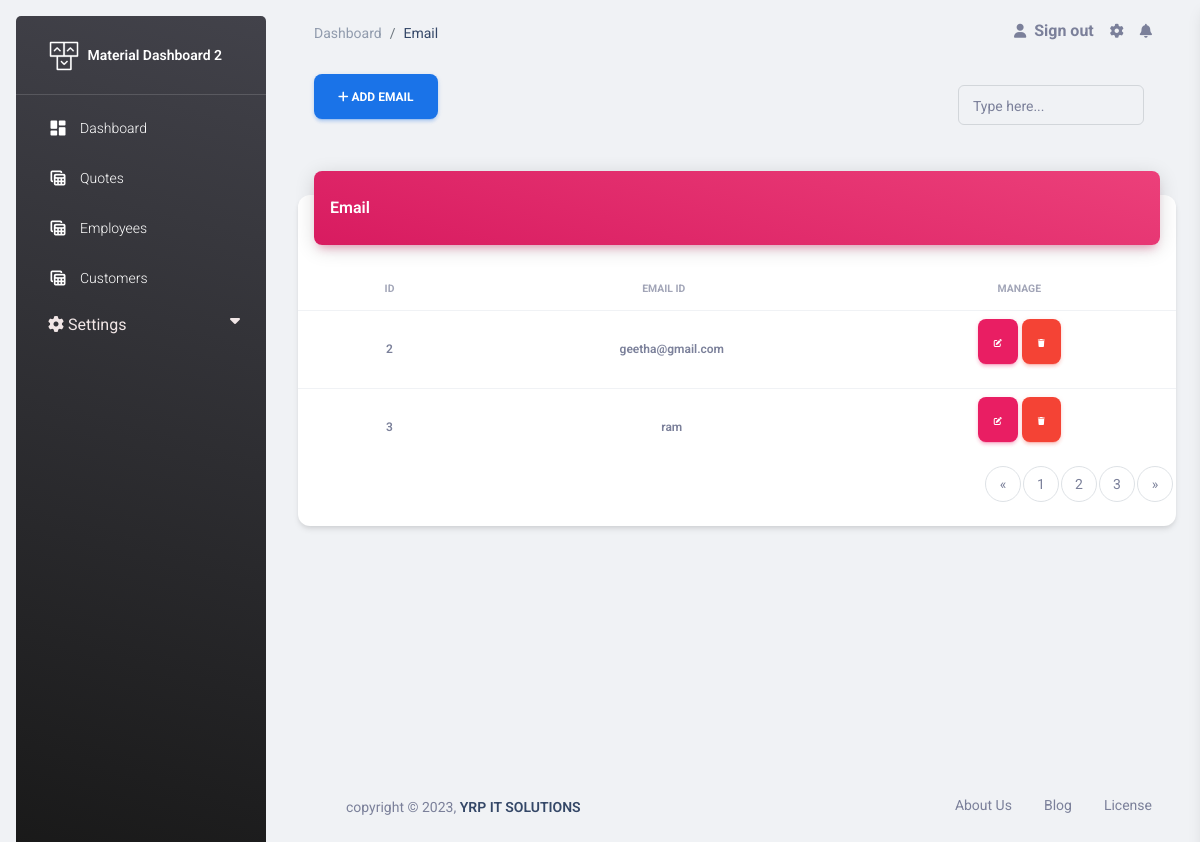
The page /pages/TableSettings.php on the database its author committed.
### tables this page shows
CREATE TABLE `email` (
  `id` int(11) NOT NULL,
  `email_method` varchar(50) NOT NULL,
  `system_email` varchar(50) NOT NULL,
  `smtp_host` varchar(50) NOT NULL,
  `smpt_user` varchar(50) NOT NULL,
  `password` varchar(50) NOT NULL,
  `smtp_port` varchar(50) NOT NULL,
  `smtp_secure` varchar(50) NOT NULL
);

### pages/TableSettings.php (the view, shortened to what this page needs)
<?php
include "connection.php";
?>
<!DOCTYPE html>
<html lang="en">
<head>
    <link rel="stylesheet" href="https://cdnjs.cloudflare.com/ajax/libs/font-awesome/6.4.0/css/all.min.css"
 />
    <link href="../assets/css/nucleo-icons.css" rel="stylesheet" />
    <link href="../assets/css/nucleo-svg.css" rel="stylesheet" />
    <link id="pagestyle" href="../assets/css/material-dashboard.css?v=3.0.0" rel="stylesheet" />
    <link rel="stylesheet" href="./css/TableSettings.css">
     <link rel="stylesheet" href="./css/sidebar.css">
</head>
<body class="g-sidenav-show  bg-gray-200">
    <aside
        class="sidenav navbar navbar-vertical navbar-expand-xs border-0 border-radius-xl my-3 fixed-start ms-3   bg-gradient-dark"
        id="sidenav-main">
        <div class="sidenav-header">
            <a class="navbar-brand m-0" href=" https://demos.creative-tim.com/material-dashboard/pages/dashboard "
                target="_blank">
                <img src="../assets/img/logo-ct.png" class="navbar-brand-img h-100" alt="main_logo">
                <span class="ms-1 font-weight-bold text-white">Material Dashboard 2</span>
            </a>
        </div>
        <hr class="horizontal light mt-0 mb-2">
        <div class="collapse navbar-collapse  w-auto  max-height-vh-100" id="sidenav-collapse-main">
            <ul class="navbar-nav">
                <li class="nav-item">
                    <a class="nav-link text-white " href="../pages/dashboard.php">
                        <div class="text-white text-center me-2 d-flex align-items-center justify-content-center">
                            <i class="material-icons opacity-10">dashboard</i>
                        </div>
                        <span class="nav-link-text ms-1">Dashboard</span>
                    </a>
                </li>
                <li class="nav-item">
                    <a class="nav-link text-white" href="../pages/tables.php">
                        <div class="text-white text-center me-2 d-flex align-items-center justify-content-center">
                            <i class="material-icons opacity-10">table_view</i>
                        </div>
                        <span class="nav-link-text ms-1">Quotes</span>
                    </a>
                </li>
                <li class="nav-item">
                    <a class="nav-link text-white" href="../pages/employees.php">
                      <div class="text-white text-center me-2 d-flex align-items-center justify-content-center">
                        <i class="material-icons opacity-10">table_view</i>
                      </div>
                      <span class="nav-link-text ms-1">Employees</span>
                    </a>
                  </li>
                <li class="nav-item">
                    <a class="nav-link text-white" href="../pages/customers.php">
                        <div class="text-white text-center me-2 d-flex align-items-center justify-content-center">
                            <i class="material-icons opacity-10">table_view</i>
                        </div>
                        <span class="nav-link-text ms-1">Customers</span>
                    </a>
                </li>
                <link rel="stylesheet" href="./css/sidebar.css">
                <div class="droupdown">
                  <div class="sidenav text-white">
                    <button class="dropdown-btn">
                      <i class="fa-solid fa-gear"></i>
                      Settings
                      <i class="fa fa-caret-down"></i>
                    </button>
                  </div>
                </div>
            </ul>
        </div>
    </aside>
    <main class="main-content position-relative max-height-vh-100 h-100 border-radius-lg ">
        <nav class="navbar navbar-main navbar-expand-lg px-0 mx-4 shadow-none border-radius-xl" id="navbarBlur" navbar-scroll="true">
            <div class="container-fluid py-1 px-3">
              <nav aria-label="breadcrumb">
                <ol class="breadcrumb bg-transparent mb-0 pb-0 pt-1 px-0 me-sm-6 me-5">
                  <li class="breadcrumb-item text-sm"><a class="opacity-5 text-dark" href="dashboard.php">Dashboard</a></li>
                  <li class="breadcrumb-item text-sm text-dark " aria-current="page">Email</li>
                </ol>
              </nav>
                <ul class="navbar-nav  justify-content-end">
                  <li class="nav-item d-flex align-items-center">
                    <a href="javascript:;" class="nav-link text-body font-weight-bold px-0">
                      <i class="fa fa-user me-sm-1" aria-hidden="true"></i>
                      </a><a href="../pages/login.html" class="sign-in"> &nbsp;<span class="d-sm-inline d-none">Sign out</span></a>
                  </li>
                  <li class="nav-item px-3 d-flex align-items-center">
                    <a href="javascript:;" class="nav-link text-body p-0">
                      <i class="fa fa-cog fixed-plugin-button-nav cursor-pointer" aria-hidden="true"></i>
                    </a>
                  </li>
                  <li class="nav-item dropdown pe-2 d-flex align-items-center">
                    <a href="javascript:;" class="nav-link text-body p-0" id="dropdownMenuButton" data-bs-toggle="dropdown" aria-expanded="false">
                      <i class="fa fa-bell cursor-pointer" aria-hidden="true"></i>
                    </a>
                  </li>
                </ul>
              </div>
          </nav>
        <nav class="navbar navbar-main navbar-expand-lg px-0 mx-4 shadow-none border-radius-xl" id="navbarBlur" navbar-scroll="true">
          <div class="container-fluid btnimp py-1 px-3 ">
            <a class="hrefence" href="settingsEmail.php">
              <button type="button" class="btn btn-info btn-w btn-add">
              <i class="fa-solid fa-plus icn" style="color: white;">
              </i> <span class="text"> Add Email</span></button></a>
              <div class="ms-md-auto pe-md-3 d-flex align-items-center search_bar">
                <div class="collapse navbar-collapse mt-sm-0 mt-2 me-md-0 me-sm-4" id="navbar">
                      <div class="input-group input-group-outline">
                        <label class="form-label">Type here...</label>
                        <input type="text" class="form-control" onfocus="focused(this)" onfocusout="defocused(this)">
                      </div>
                    </div>
                  </div>
          </div>
        </nav>
        <div class="container-fluid py-4">
            <div class="row">
              <div class="col-12">
                <div class="card my-4">
                  <div class="card-header p-0 position-relative mt-n4 mx-3 z-index-2">
                    <div class="bg-gradient-primary shadow-primary border-radius-lg pt-4 pb-3">
                      <h6 class="text-white text-capitalize ps-3">Email</h6>
                    </div>
                  </div>
                  <div class="card-body px-0 pb-2">
                    <div class="table-responsive p-0">
                      <table class="table align-items-center mb-0">
                        <thead>
                          <tr>
                            <th class=" text-center text-uppercase text-secondary text-xxs font-weight-bolder opacity-7">ID
                            </th>
                            <th class="text-center text-uppercase text-secondary text-xxs font-weight-bolder opacity-7 ps-2">
                              Email Id</th>
                            <th class="text-center text-uppercase text-secondary text-xxs font-weight-bolder opacity-7">
                               MANAGE</th>
                          </tr>
                        </thead>
                        <tbody>
                         <?php
                         $sql = "SELECT * FROM `email`";
                         $result = mysqli_query($con,$sql);
                         if($result){
                           while($row = mysqli_fetch_assoc($result)){
                            $id = $row['id'];
                            $smpt_user = $row['smpt_user'];
                            echo '<tr class="table-hover">
                            <td class="align-middle text-center text-sm">
                              <p class="text-xs font-weight-bold mb-0">'.$id.'</p>
                            </td>
                            <td class="align-middle text-center text-sm">
                              <p class="text-xs font-weight-bold mb-0">'. $smpt_user.'</p>
                            </td>
                            <td  class="align-middle text-center">
                              <div class="btn-holder">
                                <a class="reficon" href="../pages/settingsEmailEdit.php?editid='.$id.'"><button type="button" class="btn btn-primary btn-sm btn-m2"><i class="fa-solid fa-pen-to-square"></i></button></a>
                                <a href="deleteemail.php?deleteid='.$id.'"><button type="button" class="btn btn-danger btn-sm btn-m2"><i class="fa-solid fa-trash"></i></button></a>
                              </div>
                            </td>
                          </tr>';
                           }
                         }
                         ?>
                        </tbody>
                      </table>
                      <nav aria-label="Page navigation example">
                        <ul class="pagination justify-content-end">
                          <li class="page-item">
                            <a class="page-link" href="#" aria-label="Previous">
                              <span aria-hidden="true">«</span>
                            </a>
                          </li>
                          <li class="page-item"><a class="page-link" href="#">1</a></li>
                          <li class="page-item"><a class="page-link" href="#">2</a></li>
                          <li class="page-item"><a class="page-link" href="#">3</a></li>
                          <li class="page-item">
                            <a class="page-link" href="#" aria-label="Next">
                              <span aria-hidden="true">»</span>
                            </a>
                          </li>
                        </ul>
                      </nav>
                    </div>
                  </div>
                </div>
              </div>
            </div>
            <footer class="footer py-4  ">
              <div class="container-fluid">
                <div class="row align-items-center justify-content-lg-between">
                  <div class="col-lg-6 mb-lg-0 mb-4">
                   <div class="container copy-right-container">
                    <div class="copyright text-center text-sm text-muted text-lg-start">
                      copyright ©
                      ,
                      <a href="https://yrpitsolutions.com/" class="font-weight-bold  texthovercolor" target="_blank">YRP IT SOLUTIONS</a>
                    </div>
                   </div>
                  </div>
                  <div class="col-lg-6">
                    <ul class="nav nav-footer justify-content-center justify-content-lg-end">
                      <li class="nav-item">
                        <a href="#" class="nav-link text-muted" target="_blank">About
                          Us</a>
                      </li>
                      <li class="nav-item">
                        <a href="#" class="nav-link text-muted" target="_blank">Blog</a>
                      </li>
                      <li class="nav-item">
                        <a href="#" class="nav-link pe-0 text-muted" target="_blank">License</a>
                      </li>
                    </ul>
                  </div>
                </div>
              </div>
            </footer>
          </div>
    </main>
</body>
</html>

### pages/css/TableSettings.css (style rules this page uses)
footer { margin-top: 220px; }

### pages/css/sidebar.css (style rules this page uses)
.droupdown .sidenav a, .dropdown-btn { padding: 6px 8px 6px 16px; text-decoration: none; color: #f1e6e6; display: block; border: none; background: none; width: 100%; text-align: left; cursor: pointer; outline: none; }
.droupdown { display: flex; justify-content: center; width: 100%; overflow: hidden; }
.sidenav { width: 230px; border-radius: 5px; }
button { height: 45px; }
.dropdown-btn { padding-left: 22px; }
.fa-caret-down { float: right; padding-right: 8px; }

### rows shown on the page
email: id "2", smpt_user "geetha@gmail.com"
email: id "3", smpt_user "ram"
